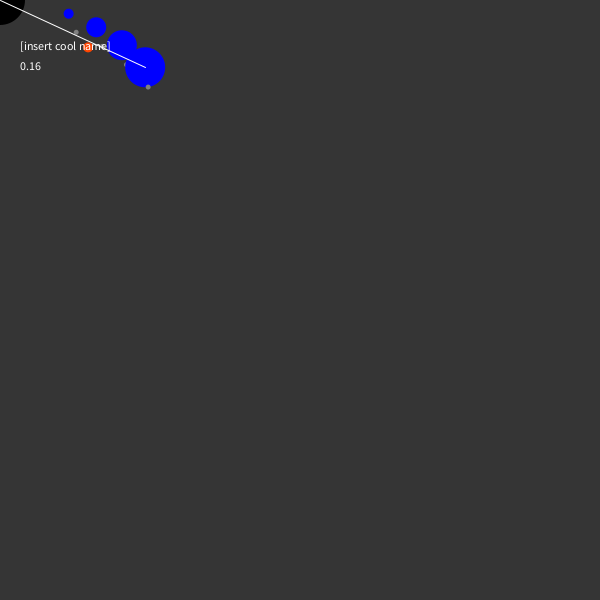
Frame 1 (no input)
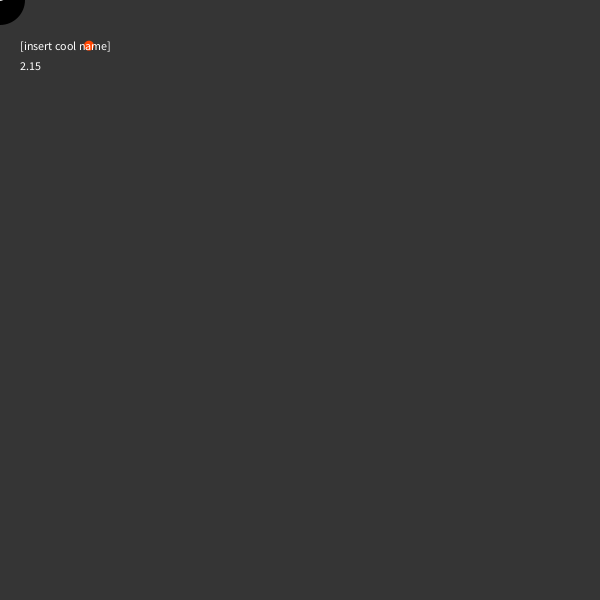
Frame 60 (the mouse pressed at the canvas centre just before this capture)
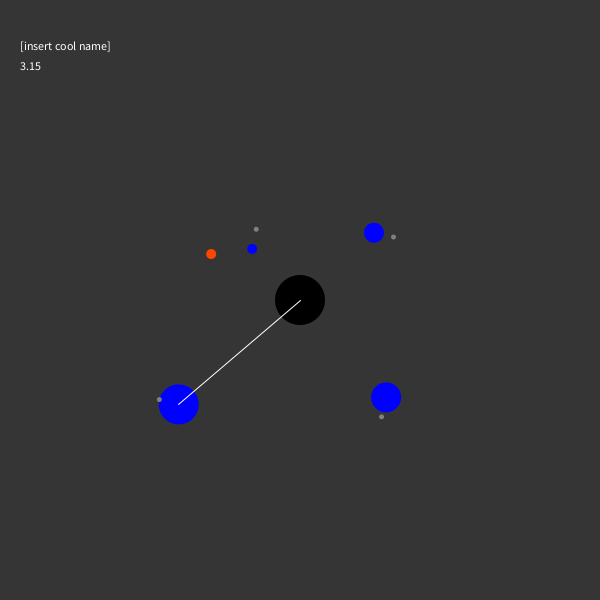
Frame 120 (the mouse held since frame 60 and released just before this capture)

The Processing sketch that drew these frames (run headless with seeded random() and noise(); from frame 60 on, the mouse is pressed at the canvas centre):

// Processing sketch: solarsystem_for_looped
// ── solarsystem_for_looped.pde
void setup() {
  size(600, 600);
  smooth();
}


void draw() { 
  float earthX = 0.0;
  float earthY = 0.0;
  
  background(53);
  noStroke();

  float time = millis() / 1000.0;

  pushMatrix();    // MAUS Anfang
  translate(mouseX, mouseY);

  fill(0);
  ellipse(0, 0, 50, 50);   // here comes the sun


  for (int i = 0; i < 4; i++) {
    pushMatrix();   // ERDE Anfang

    float speedFactor = 1.0 + i * 0.4;

    //rotate( radians(time * 360.0 / 5.0) + radians(i * 20) );   // Kosmische Raupe
    rotate( radians(time * 360.0 / 5.0  * speedFactor ));   // Drehung Erde alle 5 Sekungen
    translate(70 + i * 30, 0);
    
    earthX = screenX(0, 0);
    earthY =screenY(0, 0);
    
    

    fill(0, 0, 255);
    ellipse(0, 0, 10 + i * 10, 10 + i * 10);  // here comes the earth

    rotate(radians(time * 360.0 * 1.0));   // Drehung alle halbe Sekunde
    translate(20, 0);

    fill(128);
    ellipse(0, 0, 5, 5);   // look at the moon

    popMatrix();   // ERDE Ende
  }
  
  
  /* Erde */
  pushMatrix();   // MARS Anfang

  rotate(radians(time * 360.0 * 0.5));
  translate(100, 0);

  fill(255, 69, 0);
  ellipse(0, 0, 10, 10);    // mars!

  popMatrix();   // MARS Ende


  popMatrix();   // MAUS Ende

  fill(255);
  text("[insert cool name]", 20, 50);
  text(nf(time, 0, 2), 20, 70);
  
  stroke(255);
  
  line(mouseX, mouseY,  earthX, earthY);
}
